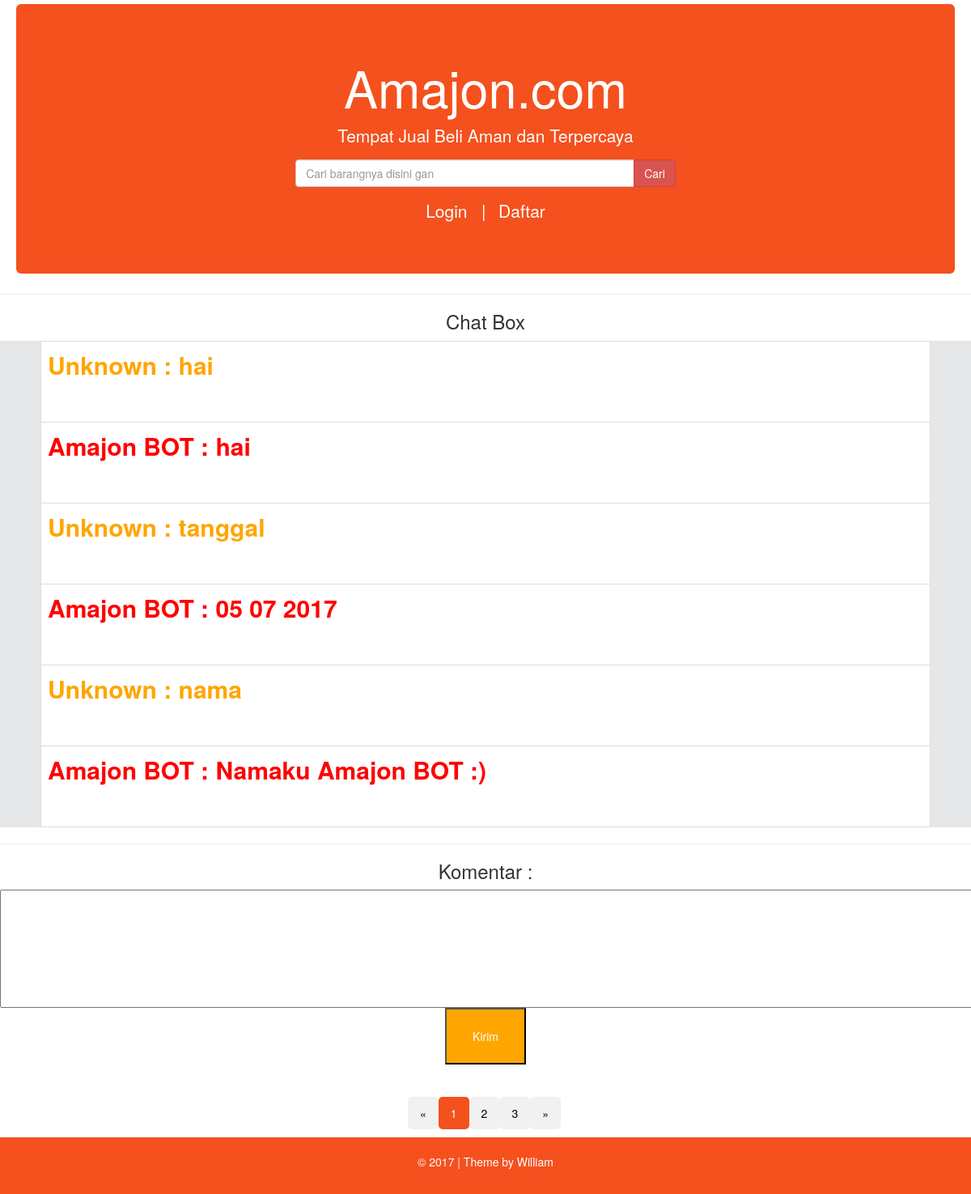
The app's page /chat.php with its own data.
### tables this page shows
CREATE TABLE `chat` (
  `chat` text
);

### chat.php (the view, shortened to what this page needs)
<?php
include("session.php");
include("connect.php");
 ?>
<html>
<head>
<link rel="stylesheet" href="https://maxcdn.bootstrapcdn.com/bootstrap/3.3.7/css/bootstrap.min.css">
 <link type="text/css" rel="stylesheet" href="amajoncss.css" />
</head>
<body>
<div class="container-fluid">
  <div class="jumbotron">
  	<h1> Amajon.com</h1>
  	<p>Tempat Jual Beli Aman dan Terpercaya</p>
  	<form action="tampil.php" role="form" method="post" class="form-inline" >
  		<div class="input-group">
  			<input name="nama" type="name" class="form-control" placeholder="Cari barangnya disini gan" size="50">
  		<div class="input-group-btn">
  			<button class="btn btn-danger" type="submit" name="submit" value="submit">Cari</button>
  		</div>
  		</div>
    </form>
      <?php
      if (!isset($_SESSION["username"])) {
          echo "<p style='text-align:center; display:inline-block' onclick='kelogin()'>Login &nbsp; |</p>
          <p style='text-align:center; display:inline-block' onclick='kedaftar()'>&nbsp; Daftar</p>";
      }
      else {
          echo "<p style='text-align:center; display:inline-block'>Selamat Datang ";
          echo $usr;
          echo "!&nbsp; |</p><p style='text-align:center; display:inline-block' onclick='kelogout()'>&nbsp; Keluar</p>";
      }
      ?>
  	</div>
  </div>
  <hr>
  <center><h3>Chat Box</h3></center>
  <div style="background-color:#e5e7e8">
    <table align="center" style="font-size:30px;width:1100px; height:50px;" class="table table-bordered">
    <?php
  $query = "SELECT * FROM chat";
  if (!isset($_SESSION["username"])) $us = "Unknown";
  else $us = $_SESSION["username"];
  $result = mysqli_query($connectdb, $query);
  $cnt = count(mysqli_fetch_assoc($result));
  while ($data = mysqli_fetch_assoc($result)) {
    echo "<div><tr style='background-color:white;height:100px;";
    if ($cnt % 2 == 0) {echo "color:red;";   echo "'><td><b>Amajon BOT : "; }
    else if ($cnt % 2 == 1) {echo "color:orange;"; echo "'><td><b>"; echo "$us : "; }
    echo $data["chat"];
    echo "</b></td></tr></div>";
    $cnt++;
  }
    ?>
  </table>
  </div>
  <hr>
  <center><h3>Komentar : </h3></center>
  <form name="form1" action="chat.php" method="post">
  <center><textarea cols="160" rows="7" name="textarea1" value="Ketik komentar disini..."></textarea></center>
  <center><input style="width:100px; height:70px; background-color:orange; color:white;" type="submit" name="submit" value="Kirim"></input></center>
</form>
  <div class="footer">
  	<div class="pagination">
  		<a href="#">&laquo;</a>
  		<a class="active" href="#">1</a>
  		<a href="#">2</a>
  		<a href="#">3</a>
  		<a href="#">&raquo;</a>
  	</div>
  	<p>&copy; 2017 |  Theme by William </p>
  </div>
  </body>
  </html>

### amajoncss.css (style rules this page uses)
.jumbotron { background-color:#f4511e; color:white; text-align:center; margin:5px; }
.pagination { display:block; position:absolute; top:-70px; left:42%; }
.pagination a { text-decoration:none; color:black; background-color:#f1f1f1; float:left; padding:10px 15px; border-radius:5px; }
.pagination a.active { background-color:#f4511e; color:white; text-decoration:none; }
.footer { margin-top:90px; position:relative; padding-top:20px; background-color:#f4511e; color:white; text-align:center; height:70px; }

### records on screen
chat: chat "hai"
chat: shows "Amajon BOT :", chat "hai"
chat: chat "tanggal"
chat: shows "Amajon BOT :", chat "05 07 2017"
chat: chat "nama"
chat: shows "Amajon BOT :", chat "Namaku Amajon BOT :)"
